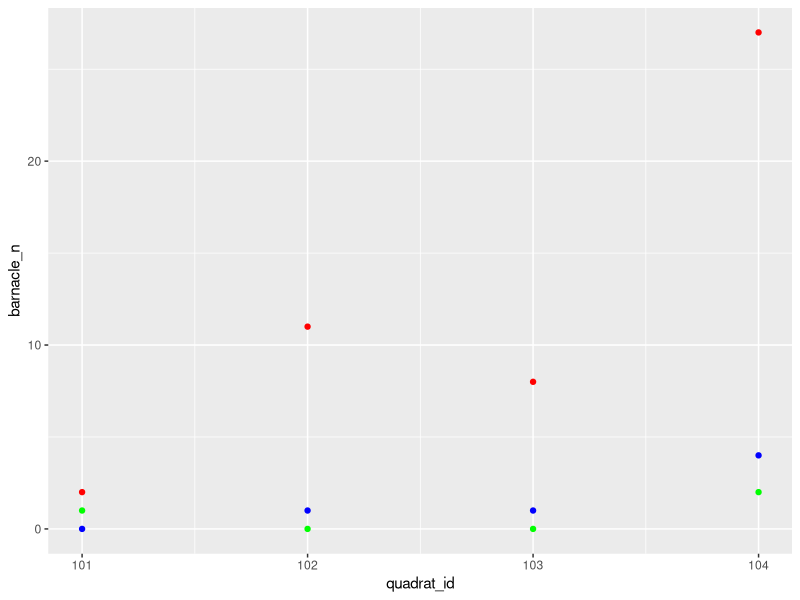
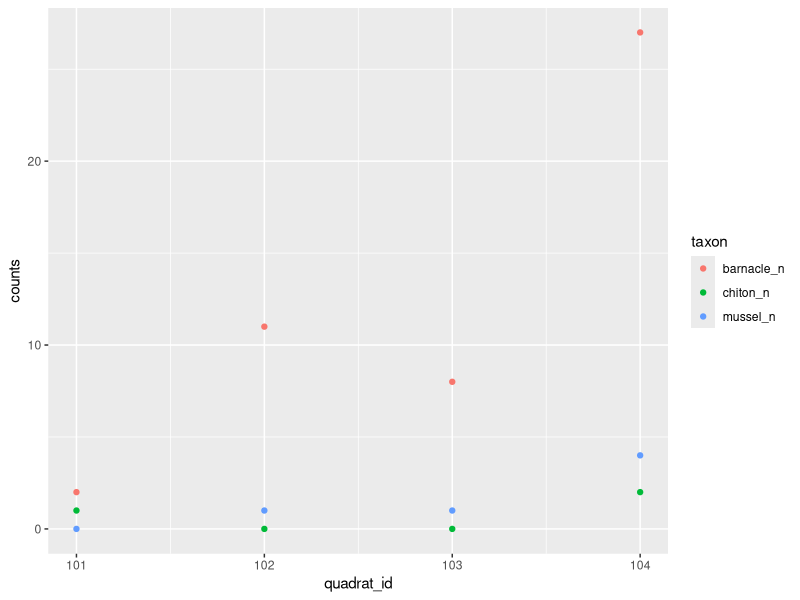

The R source for these figures, in order:
## 15 March 2021
## 4.1: Joins in R


## In this module, we're looking at fisheries stock assessment data and 
## identifying collapsed fisheries. We're going to use the RAM Legacy 
## Database, a massive dataset of fisheries metrics across the globe. 

## The RAM database has over 50 tables with a range of sizs and shapes, 
## we'll be using several of them. The chief table we're utilizing has 
## more than 1 million rows. Each of the tables are connected by a series 
## of IDs that can be used to merge data appropriately. To manage this 
## massive relational database, we'll first get comfortable with join 
## functions in dplyr. 

## There's a good cheatsheet that goes over joins and other data shaping 
## functions: in the top RStudio menu, go to Help, Cheatsheets, Data 
## Transformation with dplyr. 

## Here we're going to learn how to merge data with the join functions of
## the dplyr package. There are 2 types of joins:
#### - Mutating joins add new variables to one table from matching 
####   observations in another table
#### - Filtering joins filter observations from one table based on whether
####   or not they match an observation in the other table. 

## dplyr join functions: 
#### - Mutating joins:
####   -- left_join: Join matching rows from data_2 to data_1
####   -- right_join: Join matching rows from data_1 to data_2
####   -- inner_join: Join data. Retain only rows in both sets.
####   -- full_join: Join data. Retain all values, all rows. 
#### - Filtering joins: 
####   -- semi_join: Return all rows in data_1 that have a match in data_2.
####   -- anti_join: Return all rows in data_1 that do not have a match in
####        data_2.

## We're going to look at these different types of joins using very simple
## example data. 

library(tidyverse)
## Create first example data frame
data1 <- data.frame(ID = 1:2,                      
                    X1 = c("a1", "a2"),
                    stringsAsFactors = FALSE)
## Create second example data frame
data2 <- data.frame(ID = 2:3,                      
                    X2 = c("b1", "b2"),
                    stringsAsFactors = FALSE)

## Both data frames contain two columns: the ID and one variable. Note that
## both data frames have the ID No. 2 in common. On the bottom row of the
## figure you can see how each of the join functions merges our two 
## example data frames. 

### Left joins/right joins:
## This is the join used most frequently by Erin. The left_join() returns
## all rows from data1 and all columns from data1 and data2. Rows in data1
## with no match in data2 will have NA values in the new columns. If there 
## are multiple matches between data1 and data2, all combinations of the 
## matches are returned. If the joining variable links your two data frames, 
## you don't need to explicitly identify what that joining variable is. 

## 3 equivalent ways to perform the left_join():

# Without specifying the joining variable:
data12_left = left_join(data1, data2)
# Explicitly specifying the joining variable:
data12_left = left_join(data1, data2, by="ID")
# With piping
data12_left = data1 %>%
  left_join(data2, by="ID")
data12_left
## In our example new data table, data1 has only rows 1 and 2, where data2
## has rows 2 and 3. We only keep the rows from data1, although all of the
## columns are added from data2. 

## The function right_join() is equivalnt to left_join() but reverses the 
## order of the 2 data frames (i.e., all of the rows in the "right" or 
## second data frame are preserved). 

### Inner join:
## The function inner_join() returns all rows from data1 where there are 
## matching values in data2, and all columns from data1 and data2. If there
## are multiple matches between data1 and data2, all combinations of the
## matches are returned. 

data12_inner = data1 %>%
  inner_join(data2, by="ID")
data12_inner
## This returned row 2 (because it's present in both data1 and data2), and
## all columns from both data1 and data2.


### Full join: 
## The function full_join() returns all rows and columns from both data1 
## and data2. The function returns NA for any missing values. 

data12_inner = data1 %>%
  full_join(data2, by="ID")
data12_inner


### Semi join: 
## The function semi_join() is a filtering function, so no new columns are
## created in data1, but rows are removed from data1. semi_join() returns
## all rows from data1 where there are matching values in data2, but only
## keeps the columns in data1. A semi join will never duplicate rows of
## data1, even if there is more than one matching row in data2. 

data12_semi = data1 %>%
  semi_join(data2, by="ID")
data12_semi

### Anti join:
## The anti_join() function returns all rows from data1 where there are 
## NOT matching values in data2, keeping just the columns from data1. 

data12_anti = data1 %>%
  anti_join(data2, by="ID")
data12_anti

#### WORDS OF WISDOM:
## Whenever a join function is used, you should ALWAYS check the dimensions
## using dim() of the data frames before and after the joins to make sure
## you understand what rows and columns were added. You can also use the
## summary() function, or use filter() combined with is.na() to check for 
## NAs so that you have a good sense of what data are missing after a join.

## Exercise 1.1
## Imagine you had a month of scuba survey data where each row was a different
## fish that was observed on a rocky reef. The fish suvey data includes 
## the fish's common name, size, date, reef site and observation ID. Then
## you have a second data frame that has encyclopedia-type data downloaded
## from fishbase.org with common name, genus, species, trophic level, and
## maximum length. 

## If your goal was to add the genus and species information to your survey
## data, what join would you use? 
### I would use left_join to add in all of the encyclopedia data but retain 
### only the rows from my survey data. 
# left_join(survey_data, fish_base_data, by="common_name")
### I would make sure to check dim() of my survey data to make sure that
### I didn't add or remove rows to my survey data after the join. 

## What would happen if there were multiple rows in your fishbase data frame 
## corresponding to the same common name (perhaps one row included a max
## length estimate pulled from Miller et al. and another row included a
## max length estimate pulled from Garcia et al.)? Could that mess up your
## scuba survey analysis?
### If there were more rows, I would either:
### 1) comb through the fish base data frame and remove the duplicate rows
###    based on which max length study was more relevant to my analysis.
### 2) If I only wanted the genus and species info anyways, I would use
###    distinct(observation_id) to remove duplicate rows of observations
###    -- then I would check again to make sure that the number of rows in
###    my survey data frame is equal to the number of rows before the join
###    function. 


### Switching between long and wide data frames

## The functions pivot_longer() and pivot_wider() (formally called gather()
## and spread()) in dplyr are used to change the shape of a table from wide 
## to long and from long to wide. This can be an important step for preparing 
## your data for specific types of analysis. For example, a lot of PCA/
## EOF/nmds analysis packages require data to be in a wide format where 
## diferent types of observations have their own columns. However, many of 
## ggplot's really slick features work best when data is in a long format.

## To look at these two functions, we'll create some more example data. 
## Let's pretend we're counting invertebrates that fall inside of a quadrat
## in the intertidal. Your data might look like this:

survey = data.frame(quadrat_id = c(101, 102, 103, 104),
                    barnacle_n = c(2, 11, 8, 27),
                    chiton_n = c(1, 0, 0, 2),
                    mussel_n = c(0, 1, 1, 4))
summary(survey)
## This is the "wide" format, because each type of observation has its own
## column. The pivot_longer() function is used to convert this data to the 
## long format. You'll select a subset of columns to stack on top of each
## other. Set the names_to parameter to the name of the column that contains 
## the old column names. Set the values_to parameter to the name of the 
## column that contains the elements associated with each former column.
## Note that the columns that are not selected in pivot_longer() will be 
## retained, and their values will be repeated. 



long = survey %>% 
  pivot_longer(c("barnacle_n", "chiton_n", "mussel_n"), names_to="taxon", 
               values_to="counts")
head(long)
## So this move expanded the 101 quadrat id column to make a new row for 
## each taxon (old column) -- the column from the old table that had the 
## differences were the counts, so that's what we set the values_to thing
## equal to. 

## Then we can take long data and convert it to wide data for analysis with
## the pivot_wider() function. This time, identify the key column that will 
## become column names and the value column that holds the data that will fill
## each new column. 

wide = long %>%
  pivot_wider(names_from=taxon, values_from=counts)
head(wide)
## In this data frame, the rows that we wanted to turn into columns was named
## the taxon column, and the counts column were filled into the cells.


## Exercise 1.2: 
## When the invertebrate survey is in the original (wide) format, use ggplot 
## to create a scatter plot where the quadrat_id is along the x-axis and the 
## count data is along the y-axis. Give each different taxon a different 
## point color. Now create the same exact plot using the survey data in the 
## long format. 

## If you wanted to build a linear model to predict the number of barnacles in
## a quadrat as a function of the number of other invertebrates that were found
## in the quadrat (i.e. chitons and mussels), what table shape would you need, 
## long or wide? 

## Okay, so we need to build a geom_point() line for each x/y combo (i.e., each
## species). 
ggplot(data=survey) +
  geom_point(aes(x=quadrat_id, y=barnacle_n), color='red') +
  geom_point(aes(x=quadrat_id, y=chiton_n), color='green') +
  geom_point(aes(x=quadrat_id, y=mussel_n), color='blue')

## Now, look how easy it is to plot when the data is in the long format:
ggplot(aes(x=quadrat_id, y=counts, color=taxon), data=long) +
  geom_point()



